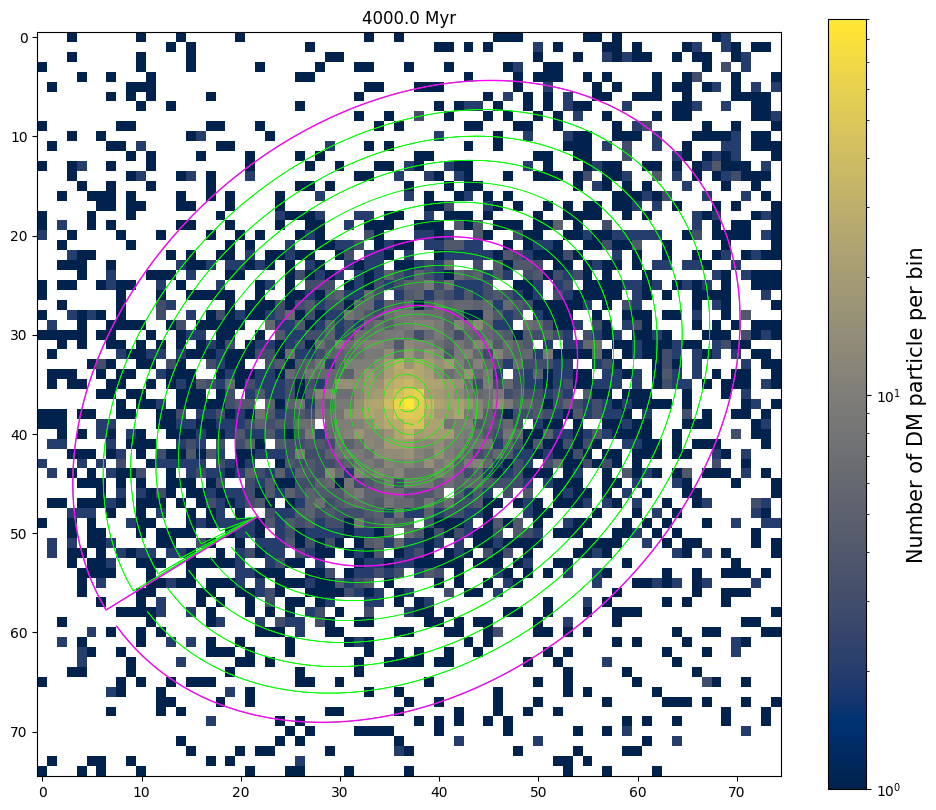
#> input picture ResearchAssignments/ResearchAssignment6/plots/01/projections/M33_280.png, 936 x 810 px
$ jupyter execute --allow-errors ResearchAssignment6.ipynb
#> lines starting #> are read from the running program, lines starting #| are printed output that depends on the picture
### ResearchAssignments/ResearchAssignment5/ReadFile.py

# Homework 2
# G Besla

# Load Modules
import numpy as np
import astropy.units as u


def Read(filename):
    """ Function to read in our data file

    Input:
        filename: str
            e.g. "MW_000.txt"

    Outputs:
        time: astropy quantity
            Time of snapshot in Myr
        total: float
            Total number of particles
        data: array of floats
            An array with the particle data, including position
            vectors, velocity vectors and mass

    Example usage:  time, total, data = Read("filename")
    """


    # open the file
    file = open(filename,'r')

    #read header info line by line (line will be a string)
    # read first two lines FIRST and store as variable

    # read and store time
    line1 = file.readline()
    label, value = line1.split()
    time = float(value)*u.Myr

    # read and store total number of particles
    line2 = file.readline()
    label, value = line2.split()
    total = float(value)

    # close file
    file.close()

    # read the remainder of the file,
    # "dtype=None" specifies data type. None is default float
    # default delimiter is line is split using white spaces
    # "skip_header=3"  skipping the first 3 lines
    # the flag "names=True" creates arrays to store the date
    #       with the column headers given in line 4 like "m", "x"

    data = np.genfromtxt(filename,dtype=None,names=True,skip_header=3)

    # Note, another option is loadtxt, skipping the first 3 rows.
    # data = np.loadtxt(filename,skiprows=3)
    # But this loses the information in the headers

    # this will return the time of the snapshot,
    #total number of particles
    #and an array that stores the remainder of the data.
    return time, total, data


# Checking to see if the code works: (uncomment lines below)

#time, total, data =Read("MW_000.txt")

#print("Time of the snapshot", time)
#print("The total number of particles is", total)

#Mass of first particle, if you used loadgenfromtxt
#m1 = np.round(data['m'][0]*u.Msun*1e10)
#print("The mass of the first particle is", m1)

# if you wanted to use loadtxt,
# first store the mass of all particles in a new array
# i.e. store the 2nd column
#Mass = data[:,1]
# Print the Mass of the first particle
#Mass[0]*u.Msun*1e10

# Type of first particle
#print("Data type of the first Particle is", data['type'][0])

### ResearchAssignments/ResearchAssignment5/CenterOfMass.py


# Homework 4
# Center of Mass Position and Velocity
#  Solutions: G. Besla, R. Li, H. Foote


# import modules
import numpy as np
import astropy.units as u
import astropy.table as tbl

from ReadFile import Read


class CenterOfMass:
# Class to define COM position and velocity properties of a given galaxy
# and simulation snapshot

    def __init__(self, filename, ptype):
        ''' Class to calculate the 6-D phase-space position of a galaxy's center of mass using
        a specified particle type.

            PARAMETERS
            ----------
            filename : `str`
                snapshot file
            ptype : `int; 1, 2, or 3`
                particle type to use for COM calculations
        '''

        # read data in the given file using Read
        self.time, self.total, self.data = Read(filename)

        #create an array to store indexes of particles of desired Ptype
        self.index = np.where(self.data['type'] == ptype)

        # store the mass, positions, velocities of only the particles of the given type
        # the following only gives the example of storing the mass
        self.m = self.data['m'][self.index]
        # write your own code to complete this for positions and velocities
        self.x = self.data['x'][self.index]
        self.y = self.data['y'][self.index]
        self.z = self.data['z'][self.index]
        self.vx = self.data['vx'][self.index]
        self.vy = self.data['vy'][self.index]
        self.vz = self.data['vz'][self.index]


    # [196 lines left out: functions COMdefine, COM_P, COM_V, not called in this run]


# ANSWERING QUESTIONS
#######################
# [45 lines that do not run on import are left out]


    # Q4:  The iterative procedue is necessary because as galaxies interact their stars get thrown to large radii with different speeds. Tidal tails are not spherically symmetric; this can cause the COM position calculation to be really off if you are using all the particles at large radii.

### ResearchAssignments/ResearchAssignment5/HaloShape.py
# Nicolas Mazziotti

# import modules
import numpy as np
import astropy.units as u
from astropy.constants import G

# import plotting modules
import matplotlib
import matplotlib.pyplot as plt
from matplotlib.colors import LogNorm

# my modules
from ReadFile import Read
from CenterOfMass import CenterOfMass
from MassProfile import MassProfile

# for contours
import scipy.optimize as so

# for ellipse fitting
from photutils.isophote import Ellipse, EllipseGeometry


# [52 lines left out: function RotateFrame, not called in this run]

class HaloShape:
    '''
    Class that creates projections of M33's dark matter halo particle density and fits ellipses to the measure the halo shape
    '''

    def __init__(self, galaxy, snap):
        """
        PARAMETERS:
            - galaxy (string): Name of galaxy (e.g. 'M33')
            - snap (int): Desired simulation snapshot from 0 to 799
        """

        # Directory on nimoy where the high resolution data files are stored
        HighResDir = '../../../../astr400b/HighRes/M33/'

        # Determine Filename
        # add a string of the filenumber to the value "000"
        ilbl = '000' + str(snap)
        # remove all but the last 3 digits
        ilbl = ilbl[-3:]
        # create filenames
        self.filename = '%s_'%(galaxy) + ilbl + '.txt' # filename without directories
        self.filesource = HighResDir + self.filename # filename with directories

        self.galaxy = galaxy # Store galaxy name
        self.snap = snap  # Store snapshot

        # Create a COM of object for M33 Halo (particle type=1) Using Code from Homework 4

        COMD = CenterOfMass(self.filesource,1)

        self.time = COMD.time
        # Compute COM of M33 using halo particles
        COMP = COMD.COM_P(0.1)
        COMV = COMD.COM_V(COMP[0],COMP[1],COMP[2])

        # Determine positions of halo particles relative to COM
        xD = COMD.x - COMP[0].value
        yD = COMD.y - COMP[1].value
        zD = COMD.z - COMP[2].value

        # total magnitude
        rtot = np.sqrt(xD**2 + yD**2 + zD**2)

        # Determine velocities of halo particles relative to COM motion
        vxD = COMD.vx - COMV[0].value
        vyD = COMD.vy - COMV[1].value
        vzD = COMD.vz - COMV[2].value

        # total velocity
        vtot = np.sqrt(vxD**2 + vyD**2 + vzD**2)

        # Arrays for r and v
        r = np.array([xD,yD,zD]).T # transposed
        v = np.array([vxD,vyD,vzD]).T

        # compute the rotated position and velocity vectors and store as global variables
        self.rn, self.vn = RotateFrame(r, v)

    # [174 lines left out: functions ComputeR500, GenerateProjection, PlotEllipses, not called in this run]


### ResearchAssignments/ResearchAssignment6/ResearchAssignment6.ipynb
# Topic: Analyzing the Dark Matter Halo Shape of M33

### Question: How does the ellipticity of M33's DM halo shape change over time

### Output Plots: Triaxiality versus time of M33's halo taken at R500, R500/2, and R500/4, DM particle density projections near time of M31-MW merger

[cell 1]
# Nicolas Mazziotti

# import modules
import numpy as np
import astropy.units as u
from astropy.constants import G

# import plotting modules
import matplotlib
import matplotlib.pyplot as plt
from matplotlib.colors import LogNorm
from tqdm import tqdm

# my modules
from ReadFile import Read
from CenterOfMass import CenterOfMass
from MassProfile import MassProfile
from HaloShape import HaloShape

# for ellipse fitting
from photutils.isophote import Ellipse, EllipseGeometry

#> (a cell that did not finish here is left out)

[cell 3]
# Directory on nimoy where the high resolution data files are stored
HighResDir = '../../../../astr400b/HighRes/'

# Create Projections At Every 10 Snapshots

[cell 4]
# No lists; use arrays, or list comprehension

[cell 5]
# Define snapshot range from 0 to 799, using every 10 snaps
snap_range = np.arange(0, 799, 10)

[cell 6]
failed_snaps = [] # Sometimes the ellipse fitting fails, so store these snaps in this list
table_info = [] # Append rows of ellipse information to this list to create table from later on

axis1 = 0
axis2 = 1
# Looping through every 10 snapshots (tqdm to see progress)
#> (the rest of this cell did not finish here and is left out)

#> (a cell that did not finish here is left out)


#> (a cell that did not finish here is left out)

[cell 9]
failed_snaps

### Note: At each snapshot, the actual ellipses plotted on top of the projection are saved to the directory /plots/01/projections/. This is my other plot, which I will use later on to make a GIF. The radial profile of the fitted ellipses are similarly saved to /plots/01/ellipses/.

[cell 10]
# Convert table information into a numpy array
table_data = np.array(table_info)

# Save table to txt file
#> (the rest of this cell did not finish here and is left out)

#> (a cell that did not finish here is left out)

[cell 12]
def Triaxiality(r500_index):
    """
    Function that computes the triaxiality parameter of M33 across time

    INPUTS:
        -r500_index (int): An index of 1 computes the triaxiality at R500, 2 computes it at R500/2, and 3 computes it at R500/4

    OUTPUT:
        - time_range (numpy array of floats): Snapshot times where ellipse fitting succeeded (in Gyr)
        - T (numpy array of floats): Triaxiality parameter
    """
    # Read in table information for each projection
    Halo_01 = np.genfromtxt('halo_evo_01.txt')
    Halo_02 = np.genfromtxt('halo_evo_02.txt')
    Halo_12 = np.genfromtxt('halo_evo_12.txt')

    # Find the snapshots where ellipse fitting was successful across all three projections
    common = np.intersect1d(np.intersect1d(Halo_01[:,0], Halo_02[:,0]), Halo_12[:,0])

    # Mask the snapshots where not all three projections succeeded
    mask_01 = np.isin(Halo_01[:,0], common)
    mask_02 = np.isin(Halo_02[:,0], common)
    mask_12 = np.isin(Halo_12[:,0], common)

    # Calculate axis ratios from the ellipticity values
    ar_01 = 1 - Halo_01[:, r500_index][mask_01]
    ar_02 = 1 - Halo_02[:, r500_index][mask_02]
    ar_12 = 1 - Halo_12[:, r500_index][mask_12]


    b_over_a = np.maximum(np.maximum(ar_01, ar_02), ar_12) # Uses projection with maximum axis ratio as b/a
    c_over_a = np.minimum(np.minimum(ar_01, ar_02), ar_12) # Uses projection with minimum axis ratio as c/a

    # Calculate triaxiality parameter
    T = (1 - (b_over_a)**2)/(1 - (c_over_a)**2)

    # Convert time values from Myr to Gyr
    time_range = Halo_01[:,0][mask_01]/1000

    return time_range, T

#> (a cell that did not finish here is left out)

[cell 14]
import matplotlib.image as mpimg

# Plot face-on projections near 4 Gyr (snapshot 280) to see changes due to merger
snap_280 = mpimg.imread('./plots/01/projections/M33_280.png')
#> snap_280 is the input picture: shape (810, 936, 4) float32; mean R, G, B, A 0.677, 0.721, 0.746, 1
snap_250 = mpimg.imread('./plots/01/projections/M33_250.png')
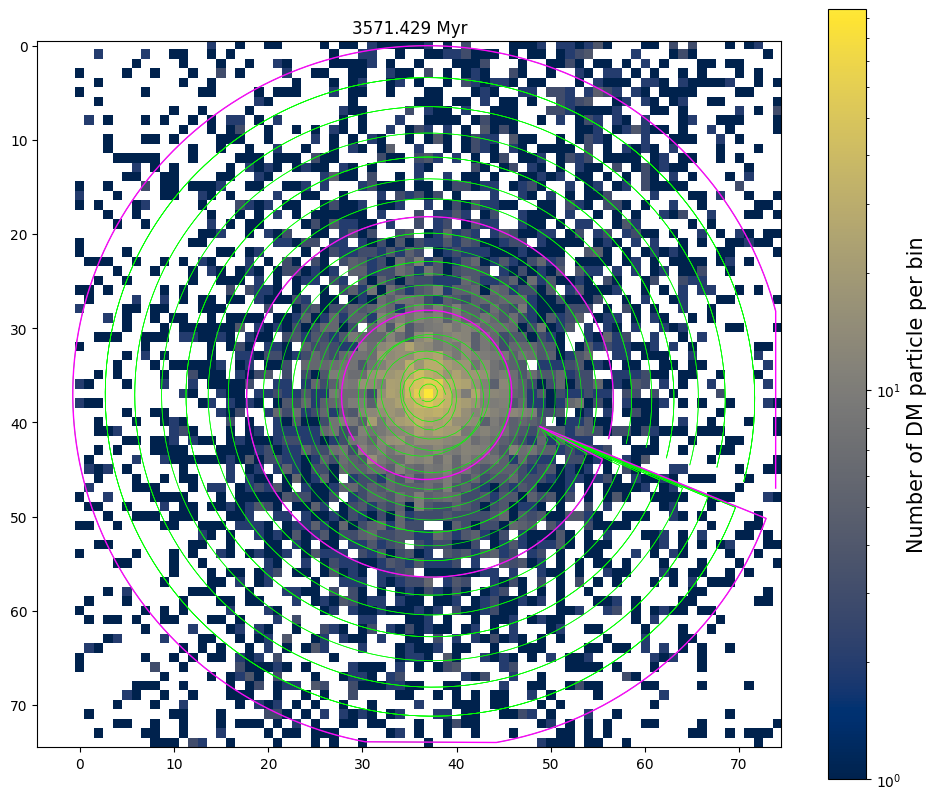
#> input picture ResearchAssignments/ResearchAssignment6/plots/02/projections/M33_250.png, 936 x 800 px, found by its file name
#> snap_250 is the input picture: shape (800, 936, 4) float32; mean R, G, B, A 0.658, 0.705, 0.732, 1
snap_340 = mpimg.imread('./plots/01/projections/M33_340.png')
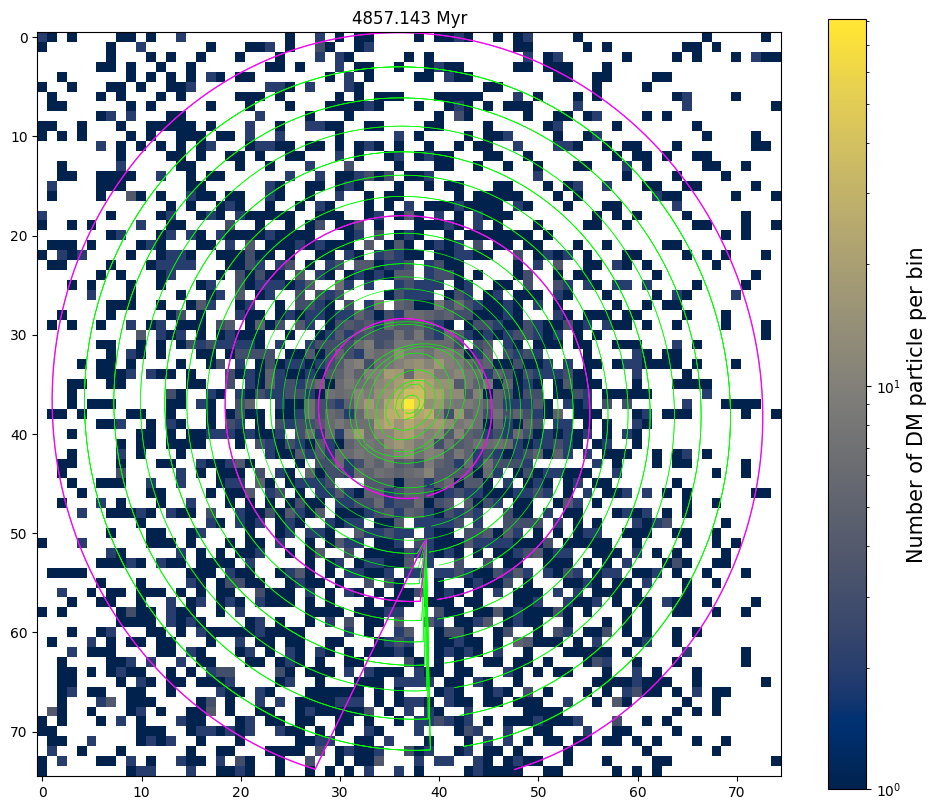
#> input picture ResearchAssignments/ResearchAssignment6/plots/01/projections/M33_340.png, 936 x 810 px
#> snap_340 is the input picture: shape (810, 936, 4) float32; mean R, G, B, A 0.659, 0.708, 0.737, 1

fig, ax = plt.subplots(1, 3, figsize=(15,5), dpi=300)

ax[0].imshow(snap_250)
ax[0].get_xaxis().set_visible(False)
ax[0].get_yaxis().set_visible(False)

for spine in ax[0].spines.values():
    spine.set_visible(False)

ax[1].imshow(snap_280)
ax[1].get_xaxis().set_visible(False)
ax[1].get_yaxis().set_visible(False)

for spine in ax[1].spines.values():
    spine.set_visible(False)

ax[2].imshow(snap_340)
ax[2].get_xaxis().set_visible(False)
ax[2].get_yaxis().set_visible(False)

for spine in ax[2].spines.values():
    spine.set_visible(False)

fig.supxlabel('y [pixels]')
fig.supylabel('x [pixels]' )
fig.subplots_adjust(left=0.05, bottom=0.001, top=1)

fig.suptitle('Face-On (x-y) DM Density Projection (3.57 - 4.86 Gyr)')

fig.savefig('XY_Evo_NearMerger.pdf', bbox_inches='tight')
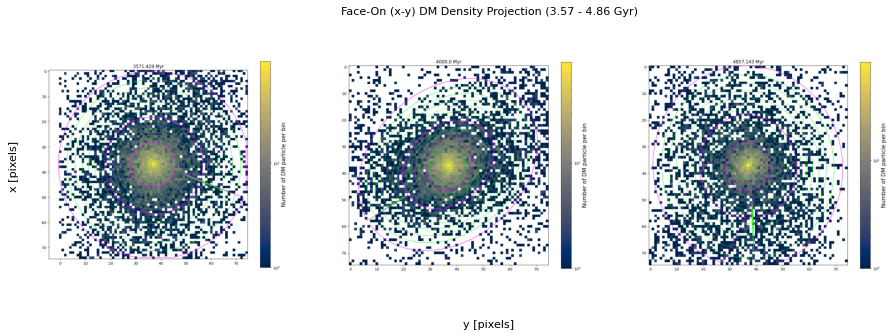
#> figure drawn by matplotlib, 3 panels
